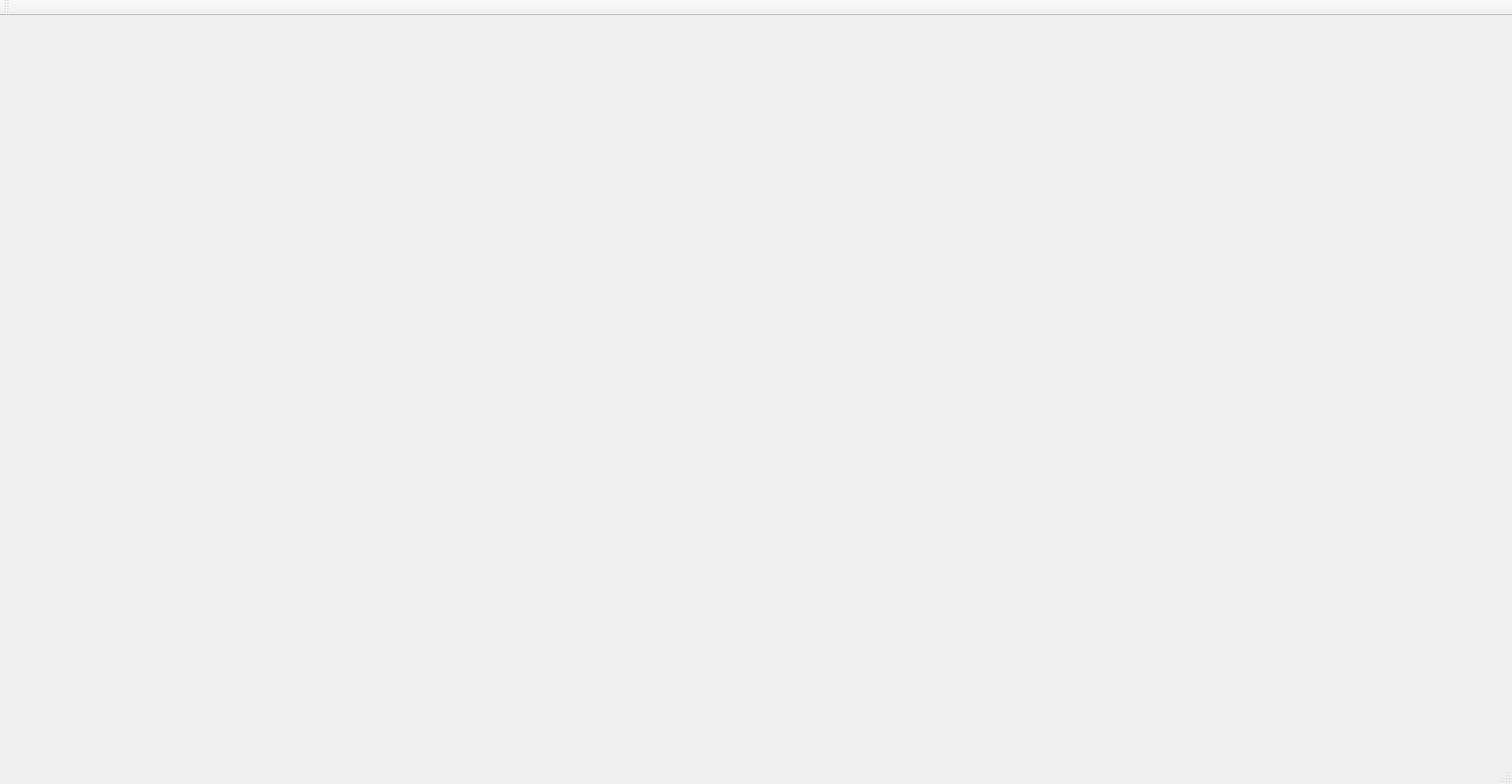
<?xml version="1.0" encoding="UTF-8"?>
<ui version="4.0">
 <class>MainWindow</class>
 <widget class="QMainWindow" name="MainWindow">
  <property name="geometry">
   <rect>
    <x>0</x>
    <y>0</y>
    <width>1600</width>
    <height>830</height>
   </rect>
  </property>
  <property name="minimumSize">
   <size>
    <width>1600</width>
    <height>830</height>
   </size>
  </property>
  <property name="maximumSize">
   <size>
    <width>1600</width>
    <height>830</height>
   </size>
  </property>
  <property name="windowTitle">
   <string>MainWindow</string>
  </property>
  <widget class="QWidget" name="centralWidget"/>
  <widget class="QMenuBar" name="menuBar">
   <property name="geometry">
    <rect>
     <x>0</x>
     <y>0</y>
     <width>1600</width>
     <height>17</height>
    </rect>
   </property>
  </widget>
  <widget class="QToolBar" name="mainToolBar">
   <attribute name="toolBarArea">
    <enum>TopToolBarArea</enum>
   </attribute>
   <attribute name="toolBarBreak">
    <bool>false</bool>
   </attribute>
  </widget>
  <widget class="QStatusBar" name="statusBar"/>
 </widget>
 <layoutdefault spacing="6" margin="11"/>
 <resources/>
 <connections/>
</ui>
